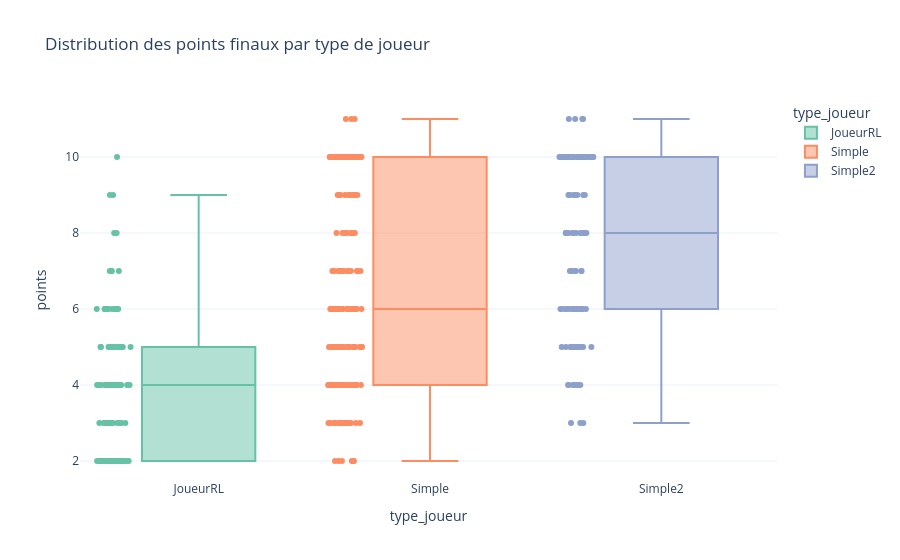

Notebook cell for this chart:
### Code cell
# Points finaux par type de joueur
pts_rows = []
for _, row in df_parties.iterrows():
    if isinstance(row["points"], list):
        for jdx, pt in enumerate(row["points"]):
            pts_rows.append({"partie": row["partie"], "joueur": jdx,
                             "type_joueur": row["types"][jdx], "points": pt})
df_pts = pd.DataFrame(pts_rows)
px.box(df_pts, x="type_joueur", y="points", color="type_joueur", points="all",
       title="Distribution des points finaux par type de joueur",
       color_discrete_sequence=PALETTE).show()

### Figure 1 — Plotly figure (JSON) as saved in the notebook; plotly's stock layout.template omitted (floating-point values rounded to 4 significant figures; data arrays with more than 128 entries replaced by an {"elided": "..."} marker saying what was removed)
{"data": [{"alignmentgroup": "True", "boxpoints": "all", "hovertemplate": "type_joueur=%{x}<br>points=%{y}<extra></extra>", "legendgroup": "JoueurRL", "marker": {"color": "rgb(102,194,165)"}, "name": "JoueurRL", "notched": false, "offsetgroup": "JoueurRL", "orientation": "v", "showlegend": true, "type": "box", "x": ["JoueurRL", "JoueurRL", "JoueurRL", "JoueurRL", "JoueurRL", "JoueurRL", "JoueurRL", "JoueurRL", "JoueurRL", "JoueurRL", "JoueurRL", "JoueurRL", "JoueurRL", "JoueurRL", "JoueurRL", "JoueurRL", "JoueurRL", "JoueurRL", "JoueurRL", "JoueurRL", "JoueurRL", "JoueurRL", "JoueurRL", "JoueurRL", "JoueurRL", "JoueurRL", "JoueurRL", "JoueurRL", "JoueurRL", "JoueurRL", "JoueurRL", "JoueurRL", "JoueurRL", "JoueurRL", "JoueurRL", "JoueurRL", "JoueurRL", "JoueurRL", "JoueurRL", "JoueurRL", "JoueurRL", "JoueurRL", "JoueurRL", "JoueurRL", "JoueurRL", "JoueurRL", "JoueurRL", "JoueurRL", "JoueurRL", "JoueurRL", "JoueurRL", "JoueurRL", "JoueurRL", "JoueurRL", "JoueurRL", "JoueurRL", "JoueurRL", "JoueurRL", "JoueurRL", "JoueurRL", "JoueurRL", "JoueurRL", "JoueurRL", "JoueurRL", "JoueurRL", "JoueurRL", "JoueurRL", "JoueurRL", "JoueurRL", "JoueurRL", "JoueurRL", "JoueurRL", "JoueurRL", "JoueurRL", "JoueurRL", "JoueurRL", "JoueurRL", "JoueurRL", "JoueurRL", "JoueurRL", "JoueurRL", "JoueurRL", "JoueurRL", "JoueurRL", "JoueurRL", "JoueurRL", "JoueurRL", "JoueurRL", "JoueurRL", "JoueurRL", "JoueurRL", "JoueurRL", "JoueurRL", "JoueurRL", "JoueurRL", "JoueurRL", "JoueurRL", "JoueurRL", "JoueurRL", "JoueurRL"], "x0": " ", "xaxis": "x", "y": [3, 9, 4, 4, 5, 9, 2, 4, 2, 6, 6, 3, 3, 2, 6, 2, 2, 6, 5, 7, 4, 4, 4, 3, 2, 2, 5, 3, 6, 6, 3, 2, 6, 2, 2, 4, 2, 4, 5, 5, 3, 3, 3, 5, 2, 5, 5, 2, 4, 2, 3, 2, 7, 7, 6, 4, 7, 5, 4, 2, 2, 3, 2, 2, 3, 4, 4, 5, 2, 4, 4, 2, 2, 8, 6, 3, 2, 5, 2, 3, 2, 3, 4, 6, 2, 4, 3, 4, 8, 6, 10, 2, 4, 6, 4, 3, 5, 4, 2, 5], "y0": " ", "yaxis": "y"}, {"alignmentgroup": "True", "boxpoints": "all", "hovertemplate": "type_joueur=%{x}<br>points=%{y}<extra></extra>", "legendgroup": "Simple", "marker": {"color": "rgb(252,141,98)"}, "name": "Simple", "notched": false, "offsetgroup": "Simple", "orientation": "v", "showlegend": true, "type": "box", "x": {"elided": "200 str values"}, "x0": " ", "xaxis": "x", "y": {"elided": "200 int values"}, "y0": " ", "yaxis": "y"}, {"alignmentgroup": "True", "boxpoints": "all", "hovertemplate": "type_joueur=%{x}<br>points=%{y}<extra></extra>", "legendgroup": "Simple2", "marker": {"color": "rgb(141,160,203)"}, "name": "Simple2", "notched": false, "offsetgroup": "Simple2", "orientation": "v", "showlegend": true, "type": "box", "x": ["Simple2", "Simple2", "Simple2", "Simple2", "Simple2", "Simple2", "Simple2", "Simple2", "Simple2", "Simple2", "Simple2", "Simple2", "Simple2", "Simple2", "Simple2", "Simple2", "Simple2", "Simple2", "Simple2", "Simple2", "Simple2", "Simple2", "Simple2", "Simple2", "Simple2", "Simple2", "Simple2", "Simple2", "Simple2", "Simple2", "Simple2", "Simple2", "Simple2", "Simple2", "Simple2", "Simple2", "Simple2", "Simple2", "Simple2", "Simple2", "Simple2", "Simple2", "Simple2", "Simple2", "Simple2", "Simple2", "Simple2", "Simple2", "Simple2", "Simple2", "Simple2", "Simple2", "Simple2", "Simple2", "Simple2", "Simple2", "Simple2", "Simple2", "Simple2", "Simple2", "Simple2", "Simple2", "Simple2", "Simple2", "Simple2", "Simple2", "Simple2", "Simple2", "Simple2", "Simple2", "Simple2", "Simple2", "Simple2", "Simple2", "Simple2", "Simple2", "Simple2", "Simple2", "Simple2", "Simple2", "Simple2", "Simple2", "Simple2", "Simple2", "Simple2", "Simple2", "Simple2", "Simple2", "Simple2", "Simple2", "Simple2", "Simple2", "Simple2", "Simple2", "Simple2", "Simple2", "Simple2", "Simple2", "Simple2", "Simple2"], "x0": " ", "xaxis": "x", "y": [4, 10, 9, 8, 10, 8, 10, 8, 8, 8, 5, 10, 10, 10, 3, 4, 10, 10, 3, 10, 7, 10, 10, 11, 6, 10, 8, 11, 10, 5, 5, 8, 10, 10, 5, 3, 6, 5, 6, 10, 9, 8, 6, 6, 4, 8, 10, 5, 5, 10, 10, 6, 7, 5, 5, 10, 10, 5, 5, 6, 10, 4, 8, 7, 7, 10, 5, 10, 6, 9, 4, 10, 6, 10, 10, 7, 6, 10, 6, 10, 10, 9, 10, 10, 9, 8, 9, 11, 6, 8, 5, 9, 8, 4, 6, 6, 7, 10, 4, 11], "y0": " ", "yaxis": "y"}], "layout": {"boxmode": "overlay", "legend": {"title": {"text": "type_joueur"}, "tracegroupgap": 0}, "title": {"text": "Distribution des points finaux par type de joueur"}, "xaxis": {"anchor": "y", "categoryarray": ["JoueurRL", "Simple", "Simple2"], "categoryorder": "array", "domain": [0, 1], "title": {"text": "type_joueur"}}, "yaxis": {"anchor": "x", "domain": [0, 1], "title": {"text": "points"}}}}
